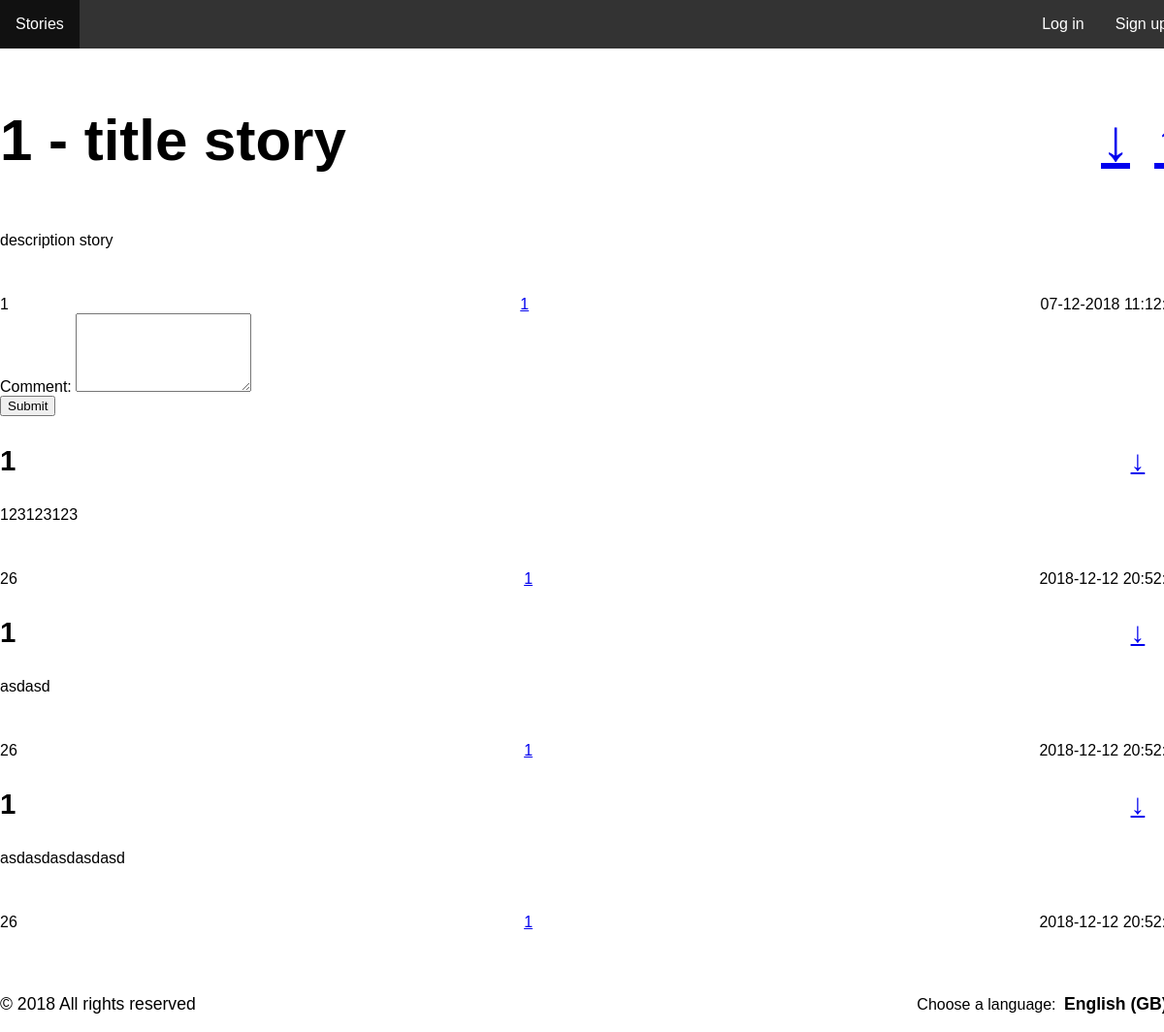
The page /pages/story.php?id=1 on the database as committed earlier.
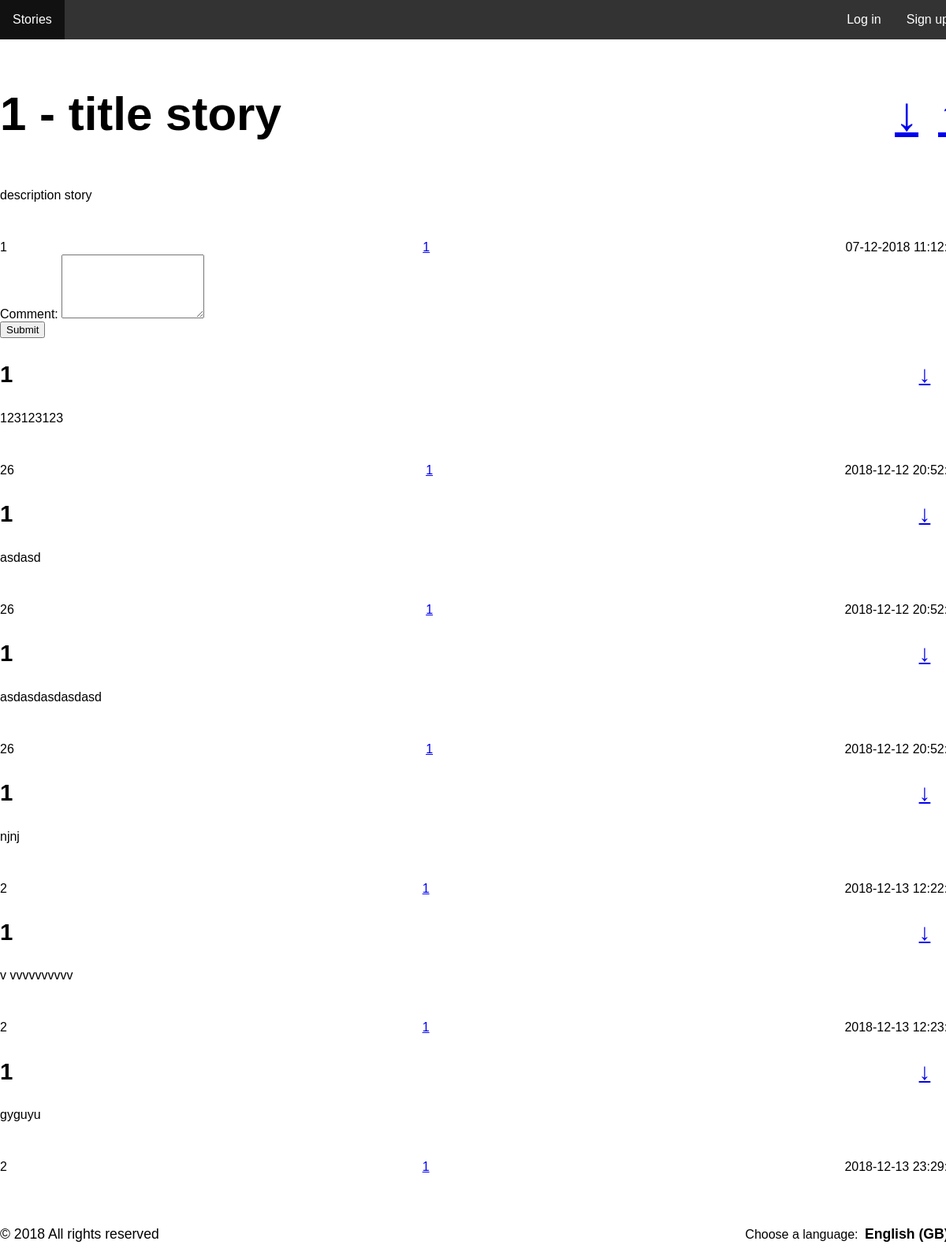
The same page on the database as committed later.
### tables this page shows
CREATE TABLE story (    
    id INTEGER PRIMARY KEY AUTOINCREMENT NOT NULL,
    channel_id INTEGER,
    user_id INTEGER,
    title VARCHAR NOT NULL,
    description VARCHAR NOT NULL,
    date DATETIME NOT NULL,
    karma INTEGER,
        FOREIGN KEY (channel_id) REFERENCES channel(id),
        FOREIGN KEY (user_id) REFERENCES user(id)
);

CREATE TABLE comment (    
    id INTEGER PRIMARY KEY AUTOINCREMENT NOT NULL,
    story_id INTEGER,
    user_id INTEGER,
    description VARCHAR NOT NULL,
    date DATETIME NOT NULL,
    karma INTEGER,
        FOREIGN KEY (story_id) REFERENCES story(id),
        FOREIGN KEY (user_id) REFERENCES user(id)
);

### pages/story.php (called while the page is built)
<?php
	include_once('../config/init.php');
	include_once('../database/story.php');
	include_once('../database/comment.php');
	$story_id = $_GET['id'];
	$story = getStory($story_id);
	$comments = getAllComments($story_id);
	include_once('../templates/header.php');
	include_once('../templates/template_story.php');
	include_once('../templates/footer.php');
?>

### database/story.php (called while the page is built, shortened)
<?php
	function getStory($story_id) {
		global $conn;
		$stmt = $conn->prepare('SELECT * FROM story WHERE id = ?');
		$stmt->execute(array($story_id));
		return $stmt->fetch();
	}
?>

### database/comment.php (called while the page is built, shortened)
<?php
  function getAllComments($story_id) {
    global $conn;
    $stmt = $conn->prepare('SELECT * FROM comment WHERE story_id = ? ORDER BY karma');
    $stmt->execute(array($story_id));
    return $stmt->fetchAll();
  }
?>

### templates/template_story.php (the view, shortened to what this page needs)
<section id="main" >
  <div id="story-content">
    <article>
      <header>
        <h1>
          <?php echo $story['karma']; ?> - <?php echo $story['title']; ?>
          <a style="float: right;" href="../actions/action_story_upvote.php?id=<?php echo $story['id']; ?>" class="upvote">&uparrow;</a>
          <a style="float: right;" href="../actions/action_story_downvote.php?id=<?php echo $story['id']; ?>" class="downvote">&downarrow;</a>
        </h1>
      </header>
      <div class="description">
        <?php echo $story['description']; ?>
      </div>
      <footer>
        <span class="author"><?php echo $story['user_id']; ?></span>
        <span class="tags">
          <a href="../pages/channel.php?id=<?php echo $story['channel_id']; ?>">
            <?php echo $story['channel_id']; ?>
          </a>
        </span>
        <span class="date">
          <?php echo $story['date']; ?>
        </span>
      </footer>
    </article>
  </div>
  <div id="add-comment">
    <form action="../actions/action_add_comment.php" method="POST">
      <div class="form-group">
        <label for="comment">Comment: </label>
        <textarea id="comment" name="comment" required rows="5"></textarea>
      </div>
      <div class="form-group">
        <input type="submit" value="Submit">
      </div>
    </form>
  </div>
  <div id="comments" >
    <?php foreach ($comments as $key => $comment) { ?>
      <article>
        <header>
          <h3>
            <span>
              <?php echo $story['karma']; ?>
            </span>
            <a style="float: right;" href="../actions/action_comment_downvote.php?id=<?php echo $comment['id']; ?>" class="downvote">&downarrow;</a>
          </h3>
        </header>
        <div class="description">
          <?php echo $comment['description']; ?>
        </div>
        <footer>
          <span class="author"><?php echo $comment['user_id']; ?></span>
          <span class="tags">
            <a href="../pages/channel.php?id=<?php echo $story['channel_id']; ?>">
              <?php echo $story['channel_id']; ?>
            </a>
          </span>
          <span class="date">
            <?php echo $comment['date']; ?>
          </span>
        </footer>
      </article>
    <?php } ?>
  </div>
</section>

### templates/header.php (shortened to what this page needs)
<!DOCTYPE html>
<html lang="en">
    <head>
		    <link rel="stylesheet" href="../css/allpages.css">
        <link rel="stylesheet" href="../css/main.css">
        <link rel="stylesheet" href="../css/header.css">
    </head>
<body>
  <nav id="navbar">
      <ul>
          <li>
              <a class='stories' href="../pages/stories.php">Stories</a>
          </li>
          <?php if(!isset($_SESSION['username'])) { ?>
            <li style="float:right">
              <a class='register' href="../pages/register.php">Sign up</a>
            </li>
            <li style="float:right">
              <a class='log-in' href="../pages/login.php">Log in</a>
            </li>
          <?php } ?>
      </ul>
  </nav>

### templates/footer.php (shortened to what this page needs)
<footer>
    <p>&copy; 2018 All rights reserved</p>
    <div class="choose-lang">
        <label for="country">Choose a language: </label>
        <select name="country" id="country">
            <option value="eng" id="eng">English (GB)</option>
        </select>
    </div>
</footer>
</body>
</html>

### css/allpages.css (style rules this page uses)
h1 { font-size: 3.75em; }
h3 { font-size: 1.84em; }
body { width: 1220px; height: 100vh; margin: 0 auto; font-family: 'Montserrat', sans-serif; -webkit-font-smoothing: antialiased; color: #000000; }
body > footer { grid-column: left / right; grid-row: content-end / footer-end; }
footer { margin-top: 3em; display: flex; flex-direction: row; align-items: baseline; justify-content: space-between; }
footer p { font-family: 'Montserrat Light', sans-serif; font-size: 1.1em; }
footer select { background-color: transparent; border: none; font-weight: bold; font-size: 1.1em; }

### css/main.css (style rules this page uses)
.downvote { margin-right: 25px; }

### css/header.css (style rules this page uses)
ul { list-style-type: none; margin: 0; padding: 0; overflow: hidden; background-color: #333333; }
li { float: left; }
li a { display: block; color: white; text-align: center; padding: 16px; text-decoration: none; }

Rows that differ between the two databases and show on the page:
added comment: story.karma "1", description "njnj", user "2", story.channel_id "1", date "2018-12-13…"
added comment: story.karma "1", description "v vvvvvvvvvv", user "2", story.channel_id "1", date "2018-12-13…"
added comment: story.karma "1", description "gyguyu", user "2", story.channel_id "1", date "2018-12-13…"
